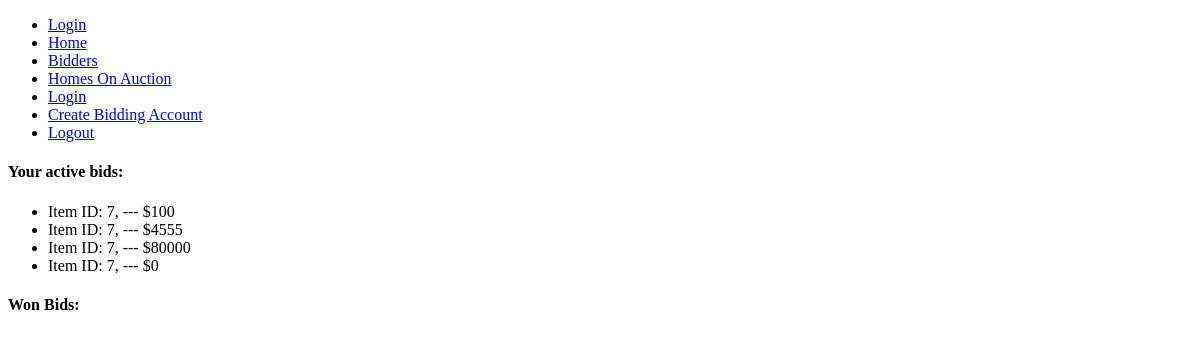
Before: /bidder (signed in) with the older database file.
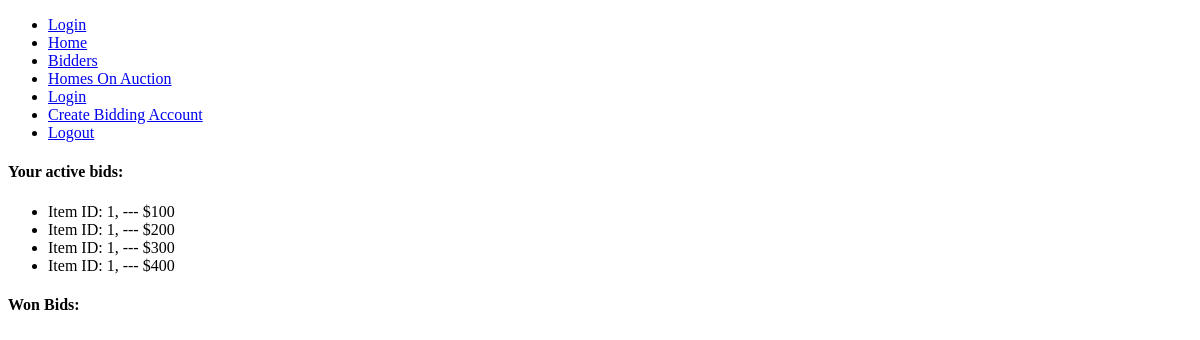
After: the same page with the newer database file.
### models.py (models this page shows)
class Bids(db.Model):
        bid_id = db.Column(db.Integer, primary_key=True)
        item_id = db.Column('item_id', db.Integer, db.ForeignKey('items.item_id'), nullable=False)
        user_id = db.Column('user_id', db.Integer, db.ForeignKey('user.user_id'), nullable=False)
        bid_price = db.Column('current_price', db.Integer, nullable=False)

### app.py (the view)
@app.route("/bidder")
def bidder():
    if current_user.role != 'Auctioneer':
        data = Bids.query.filter_by(user_id=current_user.user_id)
    else:
        return render_template('403.html'), 403
    return render_template("bidder.html", data=data)

### app.py (called while the page is built)
@login_manager.user_loader
def load_user(user_id):
    return User.query.get(int(user_id))

### templates/bidder.html (shortened to what this page needs)
{% extends "base.html" %}
{% block content %}
<h4>Your active bids:</h4>
<ul>
    {% for datum in data %}
        <li>Item ID: {{ datum.item_id }}, --- ${{ datum.bid_price }}</li>
    {% endfor %}
</ul>
<h4>Won Bids:</h4>
{% endblock %}

### templates/base.html (shortened to what this page needs)
<!DOCTYPE html>
<html lang="en">
<head>
</head>
<body>
    <ul>
        <li><a href="{{ url_for('login') }}">Login</a></li>
        <li><a href="{{ url_for('index') }}">Home</a></li>
        {% if current_user.role == 'Bidder' or current_user.role == 'Admin' %}
            <li><a href="{{ url_for('bidder') }}">Bidders</a></li>
        {% endif %}
        <li><a href="{{ url_for('items_index') }}">Homes On Auction</a></li>
        <li><a href="{{ url_for('login') }}">Login</a></li>
        <li><a href="{{ url_for('register') }}">Create Bidding Account</a></li>
        <li><a href="{{ url_for('logout') }}">Logout</a></li>
    </ul>
    <p>{% block content %}{% endblock %}</p>
</body>
</html>

Changed rows visible on the page:
changed Bids (number 1 of 4 on the later page): item_id "7" → "1"
changed Bids (number 2 of 4 on the later page): item_id "7" → "1"; bid_price "4555" → "200"
changed Bids (number 3 of 4 on the later page): item_id "7" → "1"; bid_price "80000" → "300"
changed Bids (number 4 of 4 on the later page): item_id "7" → "1"; bid_price "0" → "400"
